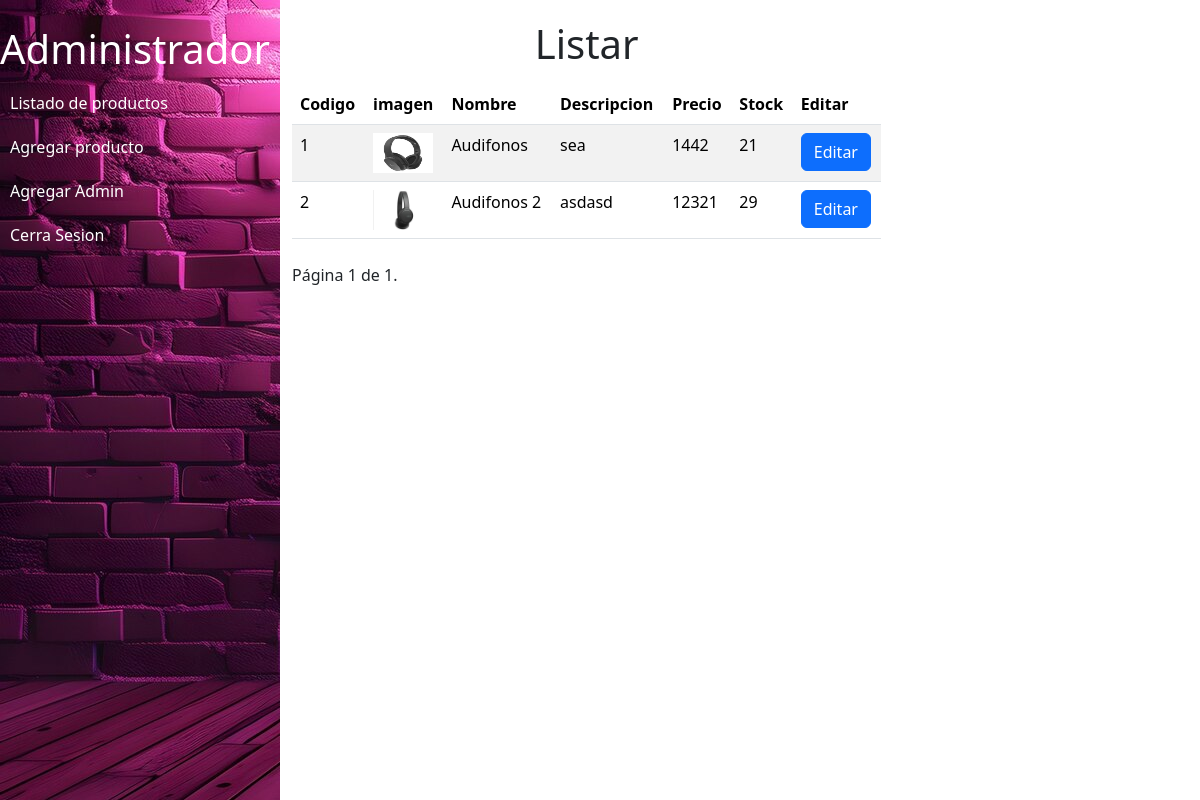
Before: /productos/ (signed in) with the older database file.
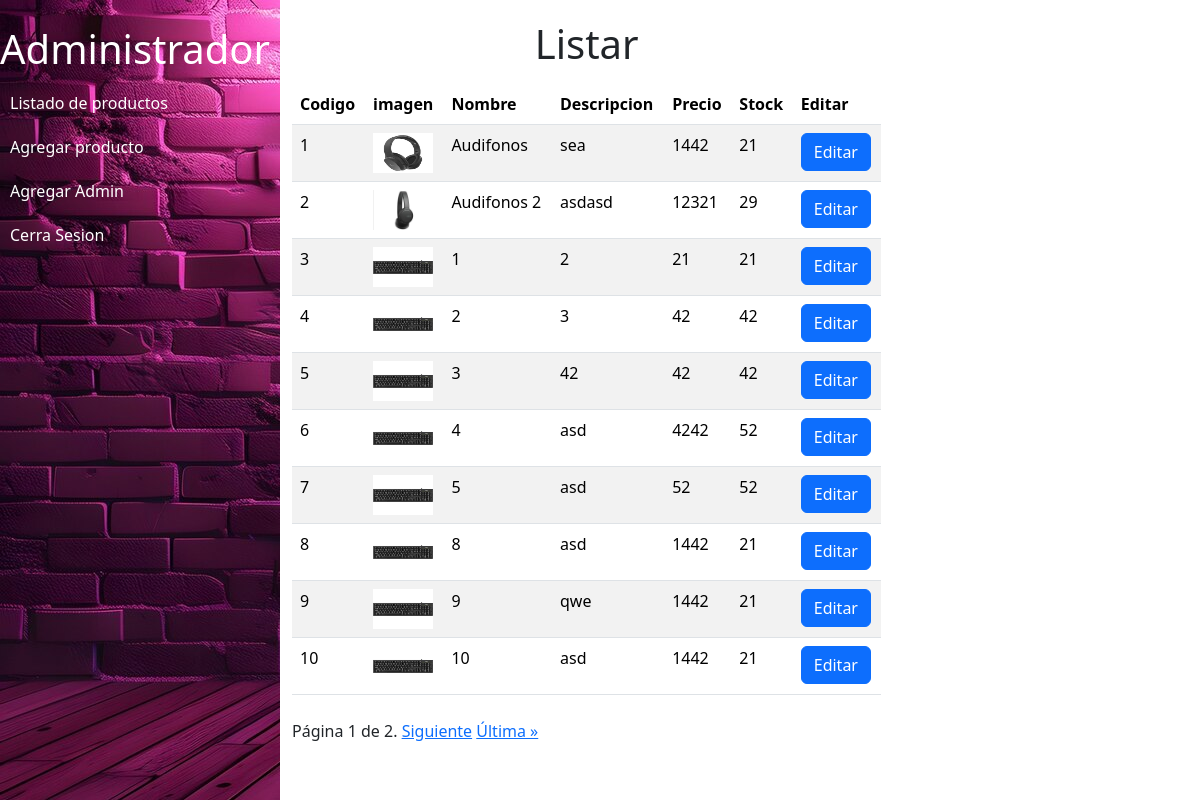
After: the same page with the newer database file.
### modulos/productos/models.py (models this page shows)
class Producto(models.Model):
    nombre = models.CharField(max_length=30)
    descripcion = models.TextField()
    imagen = models.ImageField(upload_to='productos',null=True)
    precio = models.IntegerField(validators=[MinValueValidator(1)])
    stock= models.SmallIntegerField(validators=[MinValueValidator(1)])
    categoria = models.CharField(max_length=20, choices=categorias)

### modulos/productos/views.py (the view)
# urls.py: path('', views.listarProd,name="listar"),
@login_required
def listarProd(request):
    productos = Producto.objects.all()
    paginator = Paginator(productos, 10)  # Divide los productos en páginas de 6 elementos cada una
    page_number = request.GET.get('page')  # Obtiene el número de página actual desde la URL
    page_obj = paginator.get_page(page_number)  # Obtiene la página actual
    datos = {
        'page_obj': page_obj
    }
    return render(request, 'productos/listar.html', datos)

### templates/productos/listar.html (shortened to what this page needs)
{% extends '../base/base2.html' %}
{% block content %}
<div class="col-sm-12 col-md-6 col-lg-6 col-xl-8">
    <h1 class="text-center">Listar</h1>
    <div class="table-responsive py-2">
        <table class="table table-striped">
            <thead>
                <tr>
                    <th>Codigo</th>
                    <th>imagen</th>
                    <th>Nombre</th>
                    <th>Descripcion</th>
                    <th>Precio</th>
                    <th>Stock</th>
                    <th>Editar</th>
                </tr>
            </thead>
            <tbody>
                {% for producto in page_obj %}
                <tr>
                    <td>{{producto.id}}</td>
                    {% if producto.imagen %}
                    <td> <img src="{{producto.imagen.url}}" alt="" width="60" height="40"></td>
                    {% endif %}
                    <td>{{producto.nombre}}</td>
                    <td>{{producto.descripcion}}</td>
                    <td>{{producto.precio}}</td>
                    <td>{{producto.stock}}</td>
                    <td>
                        <a href="{% url 'editar' producto.id %}" class="btn btn-primary">Editar</a>
                    </td>
                </tr>
                {% endfor %}
            </tbody>
        </table>
    </div>
    <div class="pagination">
        <span class="step-links">
            <span class="current">Página {{ page_obj.number }} de {{ page_obj.paginator.num_pages }}.</span>
            {% if page_obj.has_next %}
            <a href="?page={{ page_obj.next_page_number }}">Siguiente</a>
            <a href="?page={{ page_obj.paginator.num_pages }}">Última &raquo;</a>
            {% endif %}
        </span>
    </div>
</div>
{% endblock %}

### templates/base/base2.html (shortened to what this page needs)
<!DOCTYPE html>
{% load static %}
<html lang="en">
<head>
    <link href="https://cdn.jsdelivr.net/npm/bootstrap@5.3.3/dist/css/bootstrap.min.css" rel="stylesheet"
>
    <link rel="stylesheet" href="{% static 'css/adminstyle.css' %}">
</head>
<body>
    <nav>
        <div class="logo">
            <label for="MENU-TOGGLE">
                <h1>Administrador</h1>
            </label>
            <ul class="MENU">
                <li><a href="{% url 'listar' %}">Listado de productos</a></li>
                <li><a href="{% url 'agregar'%}">Agregar producto</a></li>
                <li><a href="{% url 'registrarAdmin' %}">Agregar Admin</a></li>
                <li><a href="{% url 'cerrar' %}">Cerra Sesion</a></li>
            </ul>
        </div>
    </nav>
    <main class="container">
        <div class="row">
            {% block content %}
            {% endblock %}
        </div>
    </main>
    {% load sweetify %}
</body>
</html>

### static/css/adminstyle.css (style rules this page uses)
body { display: flex; }
nav { width: 280px; background-image: url(/static/assets/prob.jpg); color: white; height: 100vh; padding-top: 25px; }
nav ul { list-style-type: none; padding-left: 0; }
nav ul li { padding: 10px; }
nav ul li a { color: white; text-decoration: none; }
main { flex: 1; }
.container { padding-top: 20px; }

Changed rows visible on the page:
added Producto: id "3", imagen (picture), nombre "1", descripcion "2", precio "21", stock "21"
added Producto: id "4", imagen (picture), nombre "2", descripcion "3", precio "42", stock "42"
added Producto: id "5", imagen (picture), nombre "3", descripcion "42", precio "42", stock "42"
added Producto: id "6", imagen (picture), nombre "4", descripcion "asd", precio "4242", stock "52"
added Producto: id "7", imagen (picture), nombre "5", descripcion "asd", precio "52", stock "52"
added Producto: id "8", imagen (picture), nombre "8", descripcion "asd", precio "1442", stock "21"
added Producto: id "9", imagen (picture), nombre "9", descripcion "qwe", precio "1442", stock "21"
added Producto: id "10", imagen (picture), nombre "10", descripcion "asd", precio "1442", stock "21"
Other visible differences:
{{ page_obj.paginator.num_pages }}: "1" → "2"
text now shown: "Siguiente Última »"
